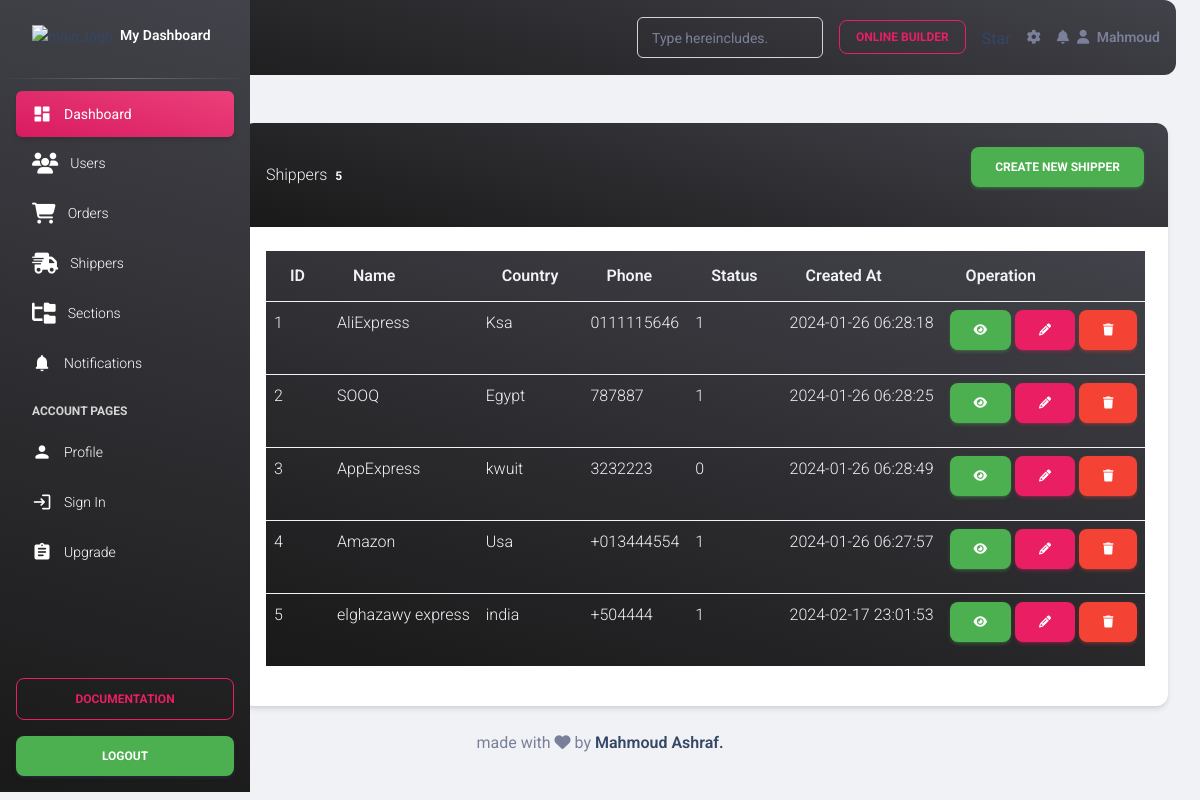
The page /Admin/shippers.php (signed in) on the database its author committed.
### tables this page shows
CREATE TABLE `shippers` (
  `shipper_id` int(11) NOT NULL,
  `shipper_name` varchar(255) NOT NULL,
  `country` varchar(255) NOT NULL,
  `phone` varchar(20) NOT NULL,
  `status` enum('0','1') NOT NULL,
  `created_at` timestamp NOT NULL DEFAULT current_timestamp() ON UPDATE current_timestamp()
);

### Admin/shippers.php (the view, shortened to what this page needs)
<?php
include("inti.php");
if (isset($_SESSION['mans'])) {
    $statment = $connect->prepare("SELECT * FROM shippers");
    $statment->execute();
    $shippcount = $statment->rowCount();
    $result = $statment->fetchAll();
    $page = "All";
    if (isset($_GET['page'])) {
        $page = $_GET['page'];
    } else {
        $page = "All";
    }
    if ($page == "All"){
      ?>
      <div class="container mt-5">
          <div class="row">
              <div style="margin-left: 200px;" class="col-md-10 ">
                  <div class="card">
                      <div class="card-header bg-gradient-dark text-light d-flex justify-content-between align-items-center">
                          <div>
                              Shippers <span class="badge badge-primary ml-1 p-1"> <?php echo $shippcount ?></span>
                          </div>
                          <a href="?page=create" class="btn btn-success">Create New Shipper</a>
                      </div>
                      <div class="card-body">
                          <table class="table bg-gradient-dark text-light">
                              <thead>
                                  <tr>
                                      <th scope="col">ID</th>
                                      <th scope="col">Name</th>
                                      <th scope="col">Country</th>
                                      <th scope="col">Phone</th>
                                      <th scope="col">Status</th>
                                      <th scope="col">Created at</th>
                                      <th scope="col">Operation</th>
                                  </tr>
                              </thead>
                              <tbody>
                                  <?php
                                  if ($shippcount>0) {
                                      foreach ($result as $item) {
                                  ?>
                                          <tr>
                                              <td scope="row"><?php echo $item['shipper_id'] ?></td>
                                              <td><?php echo $item['shipper_name'] ?></td>
                                              <td><?php echo $item['country'] ?></td>
                                              <td><?php echo $item['phone'] ?></td>
                                              <td><?php echo $item['status'] ?></td>
                                              <td><?php echo $item['created_at'] ?></td>
                                              <td>
                                                  <a href="?page=show&shipper_id=<?php echo $item['shipper_id'] ?>" class="btn btn-success">
                                                      <i class="fa-solid fa-eye"></i>
                                                  </a>
                                                  <a href="?page=edit&shipper_id=<?php echo $item['shipper_id'] ?>" class="btn btn-primary">
                                                      <i class="fa-solid fa-pencil"></i>
                                                  </a>
                                                  <a href="?page=delete&shipper_id=<?php echo $item['shipper_id'] ?>" class="btn btn-danger">
                                                      <i class="fa-solid fa-trash"></i>
                                                  </a>
                                              </td>
                                          </tr>
                                  <?php
                                      }
                                  }
                                  ?>
                              </tbody>
                          </table>
                      </div>
                  </div>
              </div>
          </div>
      </div>
  <?php
    }else if ($page == "show"){
        $shipper_id = "";
        if (isset($_GET['shipper_id'])) {
            $shipper_id = $_GET['shipper_id'];
        } else {
            $shipper_id = "";
        }
        $statment = $connect->prepare("SELECT * from shippers where shipper_id=? limit 1");
        $statment->execute(array($shipper_id));
        $shippcount = $statment->rowCount();
        $result = $statment->fetch();
    ?>
        <div class="container mt-5">
            <div class="row">
                <div style="margin-left: 200px;" class="col-md-10">
                    <div class="card">
                        <div class="card-header bg-gradient-dark text-light">
                            Shippers <span class="badge badge-primary ml-1 p-1"> <?php echo $shippcount ?></span>
                        </div>
                        <div class="card-body">
                            <table class="table bg-gradient-dark text-light">
                                <thead>
                                    <tr>
                                        <th scope="col">ID</th>
                                        <th scope="col">Name</th>
                                        <th scope="col">Country</th>
                                        <th scope="col">Phone</th>
                                        <th scope="col">Status</th>
                                        <th scope="col">Created At</th>
                                        <th scope="col">Operation</th>
                                    </tr>
                                </thead>
                                <tbody>
                                    <?php
                                    if ($shippcount > 0) {
                                    ?>
                                        <tr>
                                            <td scope="row"><?php echo $result['shipper_id'] ?></td>
                                            <td><?php echo $result['shipper_name'] ?></td>
                                            <td><?php echo $result['country'] ?></td>
                                            <td><?php echo $result['phone'] ?></td>
                                            <td><?php echo $result['status'] ?></td>
                                            <td><?php echo $result['created_at'] ?></td>
                                            <td>
                                                <a href="?page=All" class="btn btn-success">
                                                    <i class="fa-solid fa-home"></i>
                                                </a>
                                            </td>
                                        </tr>
                                    <?php
                                    }
                                    ?>
                                </tbody>
                            </table>
                        </div>
                    </div>
                </div>
            </div>
        </div>
    <?php
    } else if ($page == "delete") {
        $shipper_id = "";
        if (isset($_GET['shipper_id'])) {
            $shipper_id = $_GET['shipper_id'];
        } else {
            $shipper_id = "";
        }
        $statment = $connect->prepare("DELETE FROM shippers WHERE shipper_id=?");
        $statment->execute(array($shipper_id));
        header("Location:shippers.php?page=All");
    } else if ($page == "edit") {
        $shipper_id = "";
        if (isset($_GET['shipper_id'])) {
            $shipper_id = $_GET['shipper_id'];
        } else {
            $shipper_id = "";
        }
        $statment = $connect->prepare("SELECT * FROM shippers WHERE shipper_id=? limit 1");
        $statment->execute(array($shipper_id));
        $result = $statment->fetch();
    ?>
        <div class="container mt-5">
            <div class="row">
                <div style="margin-left: 300px;" class="col-md-10">
                    <form method="post" action="?page=save-update">
                        <input type="hidden" value="<?php echo $result['shipper_id'] ?>" name="old_id">
                        <div class="form-group" style="width: 70%;">
                            <label>ID</label>
                            <input style="border: 1px solid #aaa;" type="text" class="form-control p-2" name="id" value="<?php echo $result['shipper_id'] ?>">
                        </div>
                        <div class="form-group" style="width: 70%;">
                            <label>Name</label>
                            <input style="border: 1px solid #aaa;" type="text" class="form-control p-2" name="shipper_name" value="<?php echo $result['shipper_name'] ?>">
                        </div>
                        <div class="form-group" style="width: 70%;">
                            <label>Country</label>
                            <input style="border: 1px solid #aaa;" type="text" class="form-control p-2" name="country" value="<?php echo $result['country'] ?>">
                        </div>
                        <div class="form-group" style="width: 70%;">
                            <label>Phone</label>
                            <input style="border: 1px solid #aaa;" type="text" class="form-control p-2" name="phone" value="<?php echo $result['phone'] ?>">
                        </div>
                        <div class="form-group" style="width: 70%;">
                            <label>Status</label>
                            <input style="border: 1px solid #aaa;" type="enum" class="form-control p-2" name="status" value="<?php echo $result['status'] ?>">
                        </div>
                        <div class="form-group" style="width: 70%;">
                            <label>Created At</label>
                            <input style="border: 1px solid #aaa;" type="timestamp" class="form-control p-2" name="created_at" value="<?php echo $result['created_at'] ?>">
                        </div>
                        <button type="submit" class="btn btn-primary btn-block mt-4" name="submit-update">Edit</button>
                    </form>
                </div>
            </div>
        </div>
    <?php
    } else if ($page == "save-update") {
        if ($_SERVER['REQUEST_METHOD'] == "POST") {
            if (isset($_POST['submit-update'])) {
                $old_id = $_POST['old_id'];
                $new_id = $_POST['id'];
                $shipper= $_POST['shipper_name'];
                $country= $_POST['country'];
                $phone = $_POST['phone'];
                $status = $_POST['status'];
                $created_at = $_POST['created_at'];
                try {
                $statment = $connect->prepare("UPDATE shippers set
                shipper_id=?,
                shipper_name= ?,
                country=?,
                phone=?,
                `status`=?,
                created_at=?
                where shipper_id=?
                ");
                    $statment->execute(array($new_id, $shipper, $country , $phone, $status, $created_at, $old_id));
                    echo "<h2 class='alert alert-success text-center'>Update Successfully</h2>";
                    header("Refresh:3;url=shippers.php");
                } catch (PDOException $e) {
                    echo "<h2 class='alert alert-danger text-center'>Your ID Used Before</h2>";
                    header("Refresh:3;url=shippers.php?page=edit&shipper_id=$old_id");
                }
            }
        }
    } else if ($page == "create") {
    ?>
        <div class="container mt-5">
            <div class="row">
                <div style="margin-left: 300px;" class="col-md-10">
                    <form method="post" action="?page=save-create">
                        <div class="form-group" style="width: 70%;">
                            <label>ID</label>
                            <input style="border: 1px solid #aaa;" type="text" class="form-control p-2" name="id" value="<?php
                             if(isset($_SESSION['ahmed'])){
                              echo $_SESSION['ahmed'];
                              unset($_SESSION['ahmed']);}?>">
                        </div>
                        <div class="form-group" style="width: 70%;">
                            <label>shipper name</label>
                            <input style="border: 1px solid #aaa;" type="text" class="form-control p-2" name="shipper_name" value="<?php
                            if(isset($_SESSION['shipper_name'])){
                                echo $_SESSION['shipper_name'];
                                unset($_SESSION['shipper_name']);
                            }
                            ?>">
                        </div>
                        <div class="form-group" style="width: 70%;">
                            <label>Country</label>
                            <input style="border: 1px solid #aaa;" type="text" class="form-control p-2" name="country">
                        </div>
                        <div class="form-group" style="width: 70%;">
                            <label>Phone</label>
                            <input style="border: 1px solid #aaa;" type="text" class="form-control p-2" name="phone">
                        </div>
                        <div class="form-group" style="width: 70%;">
                            <label>Status</label>
                            <input style="border: 1px solid #aaa;" type="enum" class="form-control p-2" name="status">
                        </div>
                        <div class="form-group" style="width: 70%;">
                            <label>created_at</label>
                            <input style="border: 1px solid #aaa;" type="timestamp" class="form-control p-2" name="created_at">
                        </div>
                        <button type="submit" class="btn btn-primary btn-block mt-4" name="submit-create">Create New Shipper</button>
                    </form>
                </div>
            </div>
        </div>
    <?php
    } else if ($page == "save-create"){
        if ($_SERVER['REQUEST_METHOD'] == "POST") {
            if (isset($_POST['submit-create'])) {
                $id = $_POST['id'];
                $shipper = $_POST['shipper_name'];
                $country = $_POST['country'];
                $phone = $_POST['phone'];
                $status = $_POST['status'];
                try{
                    $statment = $connect->prepare("INSERT INTO shippers
                    (shipper_id ,shipper_name,country,phone,`status`,created_at)
                    values(?,?,?,?,?,now())
                    ");
                    $statment->execute(array($id, $shipper, $country, $phone, $status));
                    echo "<h2 class='alert alert-success text-center'>Created successfully</h2>";
                    header("Refresh:1;url=shippers.php");
                } catch (PDOException $e) {
                    echo "<h2 class='alert alert-danger text-center'>You Used This id Before</h2>";
                    $_SESSION['ahmed'] = "Insert Anthor Id";
                    $_SESSION['shipper_name'] =$shipper ;
                    $_SESSION['country'] = $country;
                    $_SESSION['phone'] = $phone;
                    $_SESSION['status'] = $status;
                    header('Refresh:3;url=shippers.php?page=create');
                }
            }
        }
    }
    ?>
<?php
    include('includes/temp/footer.php');
} else {
    header("Location:login.php");
}
?>

### rows shown on the page
shippers: shipper_id "1", shipper_name "AliExpress", country "Ksa", phone "0111115646", status "1", created_at "2024-01-26 06:28:18"
shippers: shipper_id "2", shipper_name "SOOQ", country "Egypt", phone "787887", status "1", created_at "2024-01-26 06:28:25"
shippers: shipper_id "3", shipper_name "AppExpress", country "kwuit", phone "3232223", status "0", created_at "2024-01-26 06:28:49"
shippers: shipper_id "4", shipper_name "Amazon", country "Usa", phone "+013444554", status "1", created_at "2024-01-26 06:27:57"
shippers: shipper_id "5", shipper_name "elghazawy express", country "india", phone "+504444", status "1", created_at "2024-02-17 23:01:53"

### other values the page prints
$shippcount "5"
